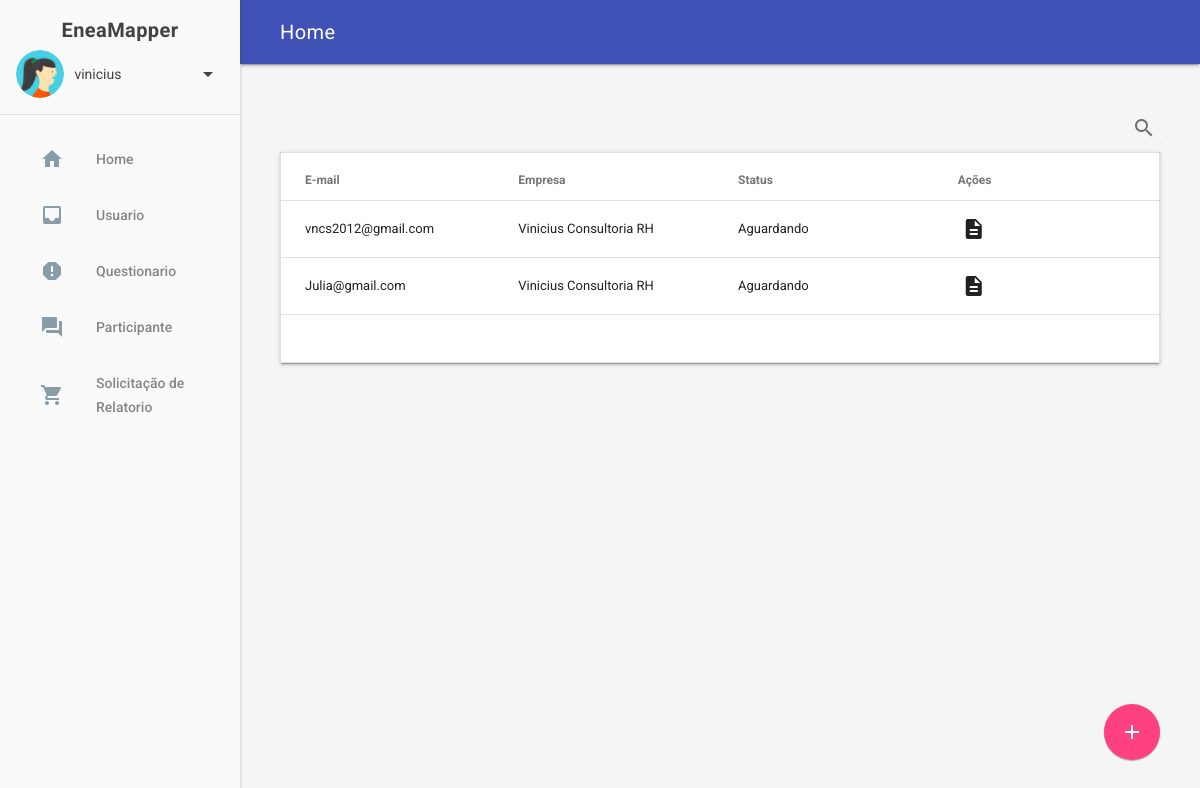
/participante/list (signed in), run on the app's committed database.
### apps/participantes/models.py (models this page shows, shortened)
class Participantes(models.Model):
    cd_participante = models.AutoField(primary_key=True, editable=False)
    email = models.EmailField('E-mail', max_length=254)
    participante = models.CharField('Nome do participante', max_length=130, blank=True)
    foto = models.ImageField(upload_to='participantes/%d/%m/%Y/', blank=True, null=True)
    empresa = models.ForeignKey(Empresa, verbose_name="Empresa Relacionada", on_delete=models.CASCADE,blank=True, null=True)
    questionario = models.BooleanField("Respondeu?" ,default=False ,blank=True, null=True)

### apps/empresa/models.py (models this page shows, shortened)
class Empresa(models.Model):
    user_admin = models.OneToOneField(User, verbose_name="Usuario Administrador", on_delete=models.CASCADE)
    nome = models.CharField("Empresa  & Consultor", max_length=128)
    email = models.EmailField("E-mail", max_length=128)
    contato = models.CharField("Telefone de Contato", max_length=12)
    status = models.BooleanField("Status", default=True)
    class Meta:
        verbose_name = "Empresa"
        verbose_name_plural = "Empresa & Consultor"

### apps/participantes/views.py (the view)
# urls.py: path('list', myapp_views.paricipante_list, name='paricipante_list'),
@login_required
def paricipante_list(request):
    empresa = get_empresa(request.user)
    participantes = Participantes.objects.filter(empresa=empresa).all()
    contexto = {
        'listar': participantes
    }
    return render(request, 'participante/list.html', contexto)

### templates/participante/list.html (shortened to what this page needs)
{% extends 'base.html' %}
{% load static %}
{% block content %}
<section class="mdl-grid" id="my-table" style="padding-top: 0px;margin-top: 0px;">
    <div class="mdl-cell mdl-cell--6-col-tablet mdl-cell--12-col-desktop">
        <table id="mdl-table" class="mdl-data-table mdl-js-data-table mdl-shadow--2dp" >
            <div class="mdl-paging"><span class="mdl-paging__per-page">
                <div class="mdl-textfield mdl-js-textfield mdl-textfield--expandable is-upgraded is-focused">
                        <label class="mdl-button mdl-js-button mdl-button--icon" for="sample6">
                                <i class="material-icons">search</i>
                        </label>
                </div>
            </div>
            <thead>
                <tr>
                     <th>E-mail</th>
                     <th>Empresa</th>
                     <th>Status</th>
                    <th>Ações</th>
                </tr>
            </thead>
            {% if listar %}
                <tbody >
                    {% for list in listar %}
                        <tr>
                            <td>{{ list.email }}</td>
                            <td>{{ list.empresa }}</td>
                            {% if list.questionario  %}
                                <td>Respondido</td>
                            {% else %}
                                 <td>Aguardando</td>
                            {% endif %}
                            <td>
                                <a href="" class="mdl-button mdl-js-button mdl-button--icon" title='Relatorio do Participante'>
                                <i class="material-icons">description</i>
                                </a>
                            </td>
                        </tr>
                    {% endfor %}
                </tbody>
            {%else%}
                    <tr>
                     </td span=3>
                        <p>useritações nao encontrada</p>
                     </td>
                 </tr>
            {% endif %}
            <tfoot>
            <tr>
                <td colspan='8'>{% include 'partials/_paginacao.html' %}</td>
            </tr>
            </tfoot>
        </table>
    </div>
</section>
 <a href="{% url 'create_participante' %}" id="view-source" class="mdl-button mdl-js-button mdl-button--fab mdl-js-ripple-effect mdl-button--colored mdl-color-text--white">
 <i class="material-icons">add</i>
 </a>
{% endblock  %}

### templates/partials/_account.html (shortened to what this page needs)
{% load static %}
{% block content %}
<header class="demo-drawer-header">
    <span class="mdl-layout-title mdl-user-title"><strong>EneaMapper</strong></span>
    <div class="demo-avatar-dropdown">
    <img src="{% static 'img/user.jpg' %}" class="demo-avatar">
    <span class="mdl-user">{{ user.username }}</span>
    <button id="accbtn" class="mdl-button mdl-js-button mdl-js-ripple-effect mdl-button--icon">
        <i class="material-icons" role="presentation">arrow_drop_down</i>
    </button>
    </div>
</header>
{% endblock  %}

### RETHI/static/material/styles.css (style rules this page uses)
html, body { font-family: 'Roboto', 'Helvetica', sans-serif; }
.demo-avatar { width: 48px; height: 48px; border-radius: 24px; }
.demo-drawer-header { box-sizing: border-box; display: -webkit-flex; display: -ms-flexbox; display: flex; -webkit-flex-direction: column; -ms-flex-direction: column; flex-direction: column; -webkit-justify-content: flex-end; -ms-flex-pack: end; justify-content: flex-end; padding: 16px; height: 115px; border-bottom: 1px solid rgba(0,0,0,.1) }
.demo-avatar-dropdown { display: -webkit-flex; display: -ms-flexbox; display: flex; position: relative; margin-left: auto; -webkit-flex-direction: row; -ms-flex-direction: row; flex-direction: row; -webkit-align-items: center; -ms-flex-align: center; align-items: center; width: 100%; }
.mdl-user-title { position: absolute; top: 30px; left: 50%; transform: translate(-50%, -50%); }
.mdl-user { margin-left: 5% !important }
.mdl-data-table { table-layout:fixed; width:100%; }
#my-table td, th { width: 100%; white-space: nowrap; overflow: hidden; text-overflow: ellipsis; -o-text-overflow: ellipsis; }
#my-table { margin-top:24px; }
.material-icons { vertical-align: -25%; }
.mdl-data-table th, td { text-align: left !important; }
.mdl-paging { color: rgba(0, 0, 0, 0.54); display: -webkit-flex; display: -ms-flexbox; display: flex; -webkit-justify-content: flex-end; -ms-flex-pack: end; justify-content: flex-end; -webkit-align-items: center; -ms-flex-align: center; align-items: center; height: 56px; -webkit-flex-flow: row wrap; -ms-flex-flow: row wrap; flex-flow: row wrap; }
.mdl-paging > * { -webkit-flex: none; -ms-flex: none; flex: none; }
.mdl-paging__per-page { position: relative; }

### templates/base.html (style rules this page uses)
#view-source { position: fixed; display: block; right: 0; bottom: 0; margin-right: 40px; margin-bottom: 40px; z-index: 900; }

### data on the page
Participantes: email "vncs2012@gmail.com", empresa "Vinicius Consultoria RH", questionario "Aguardando"
Participantes: email "Julia@gmail.com", empresa "Vinicius Consultoria RH", questionario "Aguardando"

### other printed values
{{ user.username }} "vinicius"
